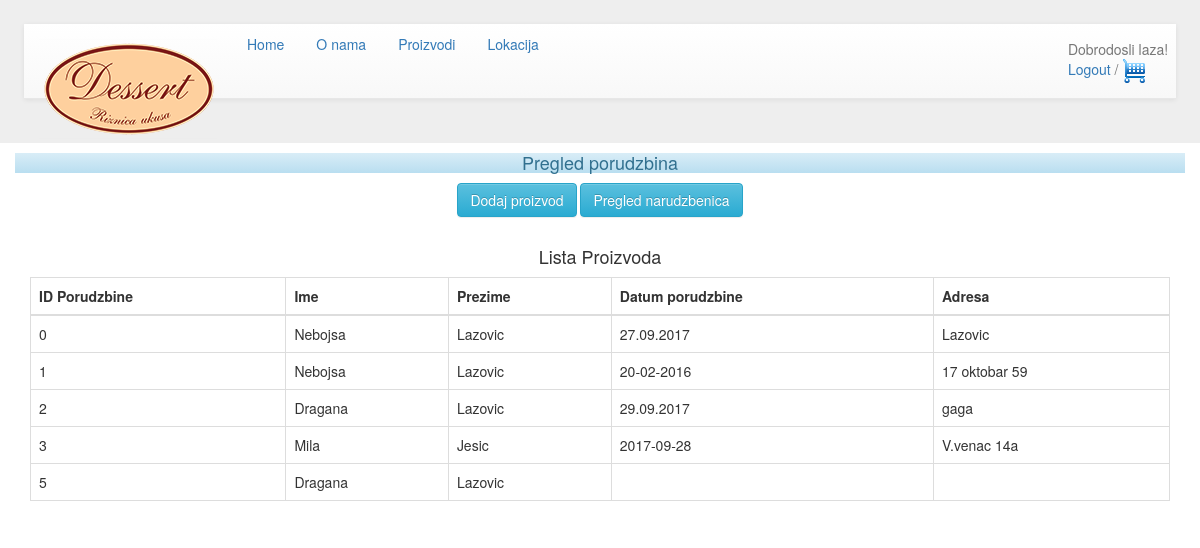
/private/sellers/pregled_narudzbenica.php (signed in), run on the app's committed database.
### tables this page shows
CREATE TABLE `porudzbina` (
  `IDPorudzbine` int(11) NOT NULL,
  `IDKorisnika` int(11) DEFAULT NULL,
  `datumPorudzbine` varchar(30) DEFAULT NULL,
  `adresaUplatioca` varchar(255) DEFAULT NULL,
  `emailUplatioca` varchar(100) DEFAULT NULL,
  `IDKorpe` int(11) DEFAULT NULL,
  `status` int(11) DEFAULT NULL
);

CREATE TABLE `korisnik` (
  `IDKorisnika` int(11) NOT NULL,
  `Ime` varchar(255) NOT NULL,
  `Prezime` varchar(255) NOT NULL,
  `Username` varchar(20) NOT NULL,
  `Password` varchar(30) NOT NULL,
  `Adresa` varchar(255) NOT NULL,
  `Telefon` varchar(30) NOT NULL,
  `Email` varchar(255) NOT NULL,
  `radnoMesto` varchar(20) DEFAULT 'klijent'
);

### prijavljen.inc (called while the page is built, shortened)
<?php
$prijavaSkript = "/webshop/private/login.php";
$odjavaSkript = "/webshop/private/logout.php";
$skript = $prijavaSkript;
$nijePrijavljen = !isset($_SESSION['id_korisnika']);
if($nijePrijavljen){
    $poruka = "Login";
    $_SESSION['poruka'] = $poruka;
    $_SESSION['skript'] = $skript;
} else {
    $poruka = "Logout";
    $skript = $odjavaSkript;
}

### private/sellers/pregled_narudzbenica.php (the view, shortened to what this page needs)
<?php include '../../prijavljen.inc';?>
<!DOCTYPE html>
<html>
    <head>
        <link href="../../css/bootstrap.css" rel="stylesheet" type="text/css"/>
        <link href="../../css/bootstrap.min.css" rel="stylesheet" type="text/css"/>
        <link href="../../css/bootstrap-theme.css" rel="stylesheet" type="text/css"/>
        <link href="../../css/bootstrap-theme.min.css" rel="stylesheet" type="text/css"/>
    </head>
    <body>
        <?php include '../../navigation.php'; ?>
        <div align="center">
        <div class="container">
        <div class="row">
    <center>
        <h4 class="alert-info">Pregled porudzbina</h4>
        <a class="btn btn-info" href="dodaj_proizvod.php" role="button">Dodaj proizvod</a>
        <a class="btn btn-info" href="pregled_narudzbenica.php" role="button">Pregled narudzbenica</a>
        <br>
        <br>
    </center>
    <div class="container">
        <h4>Lista Proizvoda</h4>
        <table class="table table-bordered">
            <thead>
                <tr>
                    <th>ID Porudzbine</th>
                    <th>Ime</th>
                    <th>Prezime</th>
                    <th>Datum porudzbine</th>
                    <th>Adresa</th>
                </tr>
            </thead>
            <tbody>
            <?php
                require_once '../../common.inc';
                $sql = "SELECT porudzbina.IDPorudzbine, korisnik.Ime, korisnik.Prezime, porudzbina.datumPorudzbine, porudzbina.adresaUplatioca FROM porudzbina LEFT JOIN korisnik ON porudzbina.IDKorisnika = korisnik.IDKorisnika";
                $result = $con->query($sql);
                if($result->num_rows > 0){
                    while($row = $result->fetch_assoc()){
                        echo "<tr>
                        <td>". $row['IDPorudzbine']."</td>
                        <td>". $row['Ime']."</td>
                        <td>". $row['Prezime']."</td>
                        <td>". $row['datumPorudzbine']."</td>
                        <td>". $row['adresaUplatioca']."</td>
                        </tr>";
                    }$result->free();
                } else {
                    echo "<tr><td colspan='5'><center>Nema podataka</center></td></tr>";
                }
                ?>
    </div>
  </div>
</div>
</body>
</html>

### navigation.php (shortened to what this page needs)
<?php include 'prijavljen.inc';?>
<!DOCTYPE html>
<html>
    <head>
        <link href="css/bootstrap.css" rel="stylesheet" type="text/css"/>
        <link href="css/bootstrap.min.css" rel="stylesheet" type="text/css"/>
        <link href="css/bootstrap-theme.css" rel="stylesheet" type="text/css"/>
        <link href="css/bootstrap-theme.min.css" rel="stylesheet" type="text/css"/>
    </head>
    <body>
        <div style="color: #1a1a1a; background-color: #eee; min-height: 100px; padding: 24px;">
        <nav class="navbar navbar-default navbar-static-top">
            <div class="container-fluid">
                <a class="navbar-brand" href="/webshop/private/login.php"><img src="/webshop/images/logo.png" alt="Brand"/></a>
            <div class="navbar-header">
                <ul class="nav nav-pills">
                    <li role="presentation"><a href="/webshop/home.php">Home</a></li>
                    <li role="presentation"><a href="/webshop/about.php">O nama</a></li>
                    <li role="presentation"><a href="/webshop/index.php">Proizvodi</a></li>
                    <li role="presentation"><a href="#">Lokacija</a></li>
                </ul>
            </div>
            <p class="navbar-text navbar-right">
                <?php
                    if(isset($_SESSION['id_korisnika'])){
                        echo "Dobrodosli " . $_SESSION['id_korisnika'] . "!</a>&nbsp;&nbsp;<br>";
                    }
                ?>
            <?php
                $homeskript = $_SESSION['homeSkript'];
                $tabela = $_SESSION['tabela'];
                if($poruka == "Login"){
                    echo"<a href='$skript'>" . $poruka . "</a>&nbsp;&nbsp;";
                }elseif($poruka == "Logout"){
                    echo"<a href='$skript'>". $poruka . "</a>";
                    if($tabela != "klijent"){
                        echo"&nbsp;/&nbsp;<a href='$homeskript'>Pocetna</a>&nbsp;&nbsp;";
                    }elseif ($tabela != "admin") {
                        echo"&nbsp;/&nbsp;<a href = '/webshop/private/customers/shopping.php'><img src=\"/webshop/images/cart.png\"></a>&nbsp;&nbsp;";
                    }
                }
            ?>
            </p>
        </div>
        </nav>
        </div>
    </body>
</html>

### data on the page
porudzbina: IDPorudzbine "0", korisnik.Ime "Nebojsa", korisnik.Prezime "Lazovic", datumPorudzbine "27.09.2017", adresaUplatioca "Lazovic"
porudzbina: IDPorudzbine "1", korisnik.Ime "Nebojsa", korisnik.Prezime "Lazovic", datumPorudzbine "20-02-2016", adresaUplatioca "17 oktobar 59"
porudzbina: IDPorudzbine "2", korisnik.Ime "Dragana", korisnik.Prezime "Lazovic", datumPorudzbine "29.09.2017", adresaUplatioca "gaga"
porudzbina: IDPorudzbine "3", korisnik.Ime "Mila", korisnik.Prezime "Jesic", datumPorudzbine "2017-09-28", adresaUplatioca "V.venac 14a"
porudzbina: IDPorudzbine "5", korisnik.Ime "Dragana", korisnik.Prezime "Lazovic"

### other printed values
$_SESSION['id_korisnika'] "laza"
$poruka "Logout"
